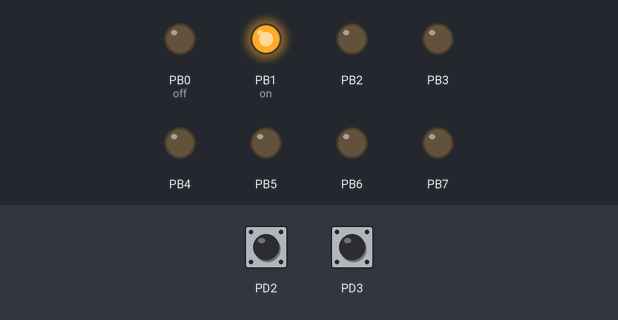
The program below on a simulated ATmega328P, built with avr-gcc and emulated at 16 MHz. Parts: output pins drawn as LEDs (lit = HIGH). Dashed ring = blinking. Inputs (shaded band) come from the test bench; at power-on: PD3 HIGH, PD2 HIGH.

Above: at 1.2 s.
1.3 s: PD3 pulled LOW for 0.25 s
At 1.5 s:
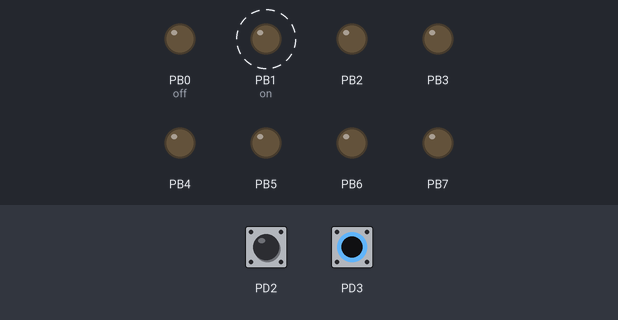
4.3 s: PD2 pulled LOW for 3.2 s
At 8.5 s:
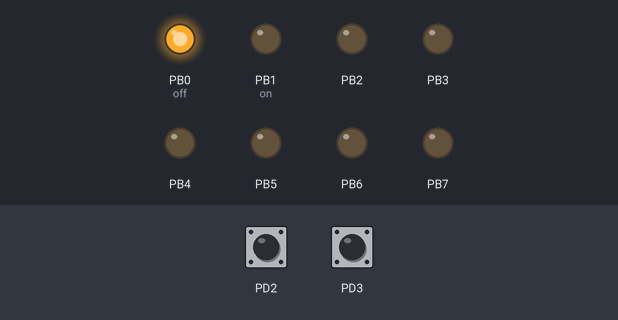
9.0 s: PD2 pulled LOW for 1 s
At 9.3 s:
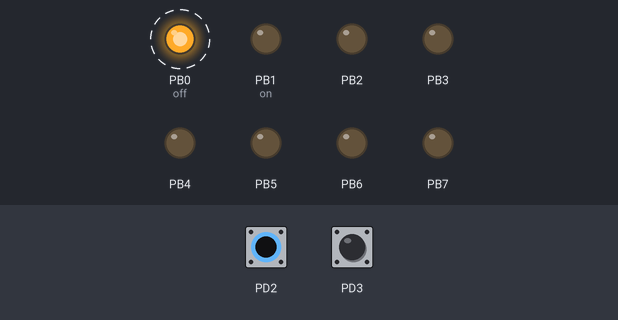
12.0 s: PD3 pulled LOW for 1 s
At 12.3 s:
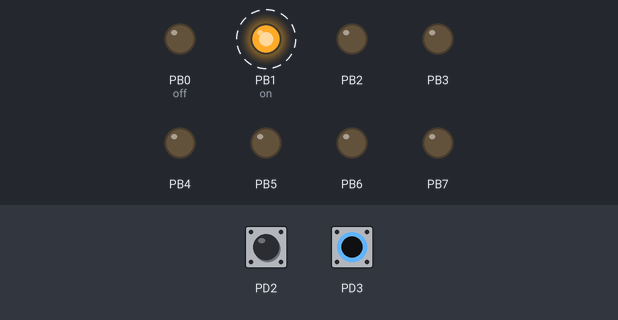
Timing chart, 0 to 16.0 s (numbered marks = the images above; inputs shaded):
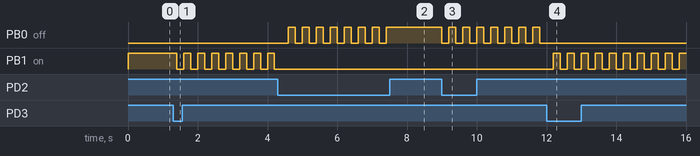

The program:

main.c
```c
/*
 * Polling.c
 *
 * Created: 06.11.2023 16:31:24
 * Author : welly
 */
#include <avr/io.h>
#define F_CPU 16000000
#include <util/delay.h>

volatile int on = PINB1;
volatile int off = PINB0;
volatile int blink = 0;

void setupPort(){
	DDRD=0x00;					//PORTD als input PD2 zu SW1 und PD3 zu SW2
	PORTD=0xff;

	DDRB=0xff;					//PORTB als output PB0 zu D0 unf PB1 zu D9
	PORTB=0x00;
}
int main(void)
{
	setupPort();


	while (1)
	{
		if( !( PIND & (1<<PIND2) ) ){			//SW1 gedrückt
			if(on==PINB0){
				blink^=(1<<0);
				}else{
				PINB= (1<<PINB0);
			}
			on = PINB0;
			off = PINB1;

		}

		if( !( PIND & (1<<PIND3) ) ){			//SW2 gedrückt
			if(on==PINB1){
				blink^=(1<<0);
			}else{
				PINB= (1<<PINB1);
			}
			on = PINB1;
			off = PINB0;
		}


		if(blink==1){
			PORTB &= ~(1 << off);			//LED ausschalten
			PORTB ^=(1<<on);				//LED blinkt

		}else{
			PORTB &= ~(1 << off);			//LED ausschalten
			PORTB = (1<<on);				//LED einschalten
		}
		_delay_ms(200);
	}
}
```

Measured:
- after the input at 1.3 s, PB1 (on): alternates HIGH for 0.20 s and LOW for 0.20 s, starting after 0.10 s
- after the input at 4.3 s, PB0 (off): alternates HIGH for 0.20 s and LOW for 0.20 s, 15 changes in all, then stays HIGH, starting after 0.30 s; PB1 (on): stops changing and stays LOW
- after the input at 9.0 s, PB0 (off): alternates HIGH for 0.20 s and LOW for 0.20 s, starting at once
- after the input at 12.0 s, PB0 (off): stops changing and stays LOW; PB1 (on): alternates HIGH for 0.20 s and LOW for 0.20 s, starting after 0.20 s
